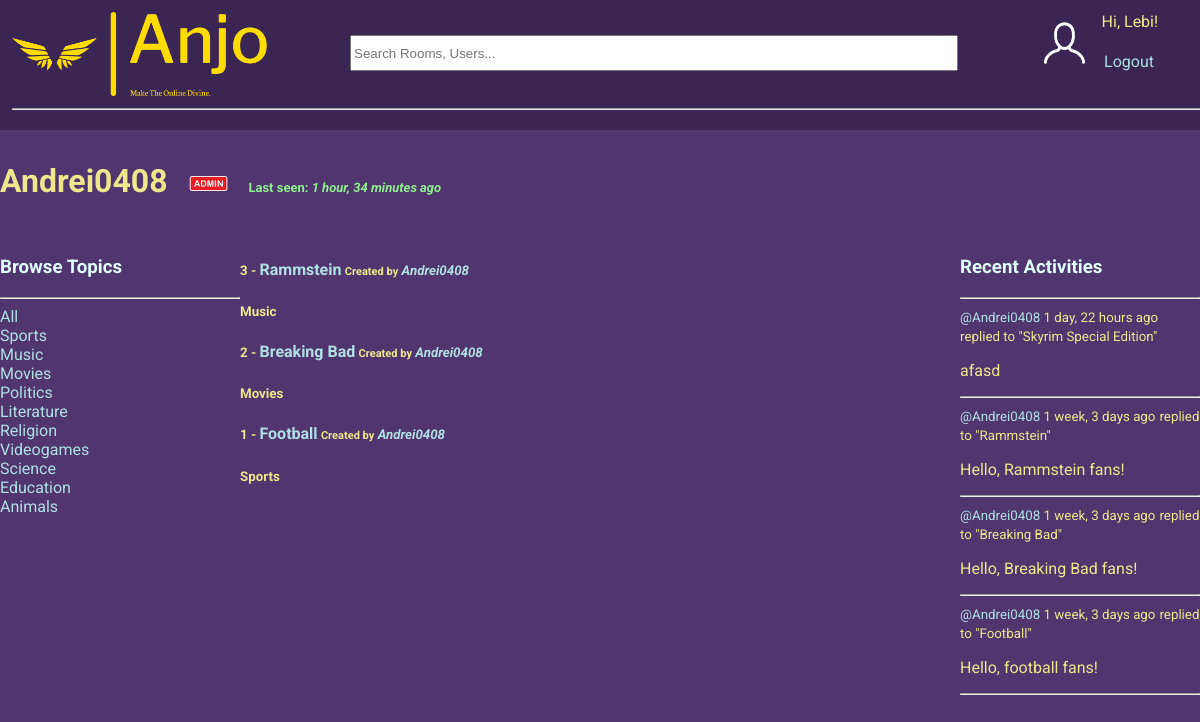
The page /profile/1/ (signed in) on the database its author committed.
### base/models.py (models this page shows, shortened)
class Topic(models.Model):
    name = models.CharField(max_length=200, unique=True)

class Room(models.Model):
    host = models.ForeignKey(User, on_delete=models.SET_NULL, null=True)
    topic = models.ForeignKey(Topic, on_delete=models.SET_NULL, null=True)
    name = models.CharField(max_length=200)
    description = models.TextField(null=True, blank=True)
    participants = models.ManyToManyField(User, related_name='participants', blank=True) # the users currently active in the room
    updated = models.DateTimeField(auto_now=True)
    created = models.DateTimeField(auto_now_add=True)
    class Meta:
        ordering = ['-updated', '-created'] # newest updated item should come first
    def __str__(self):
        return str(self.name)

class Message(models.Model):
    user = models.ForeignKey(User, on_delete=models.CASCADE) # on delete -> CASCADE = delete all children
    room = models.ForeignKey(Room, on_delete=models.CASCADE)
    body = models.TextField()
    updated = models.DateTimeField(auto_now=True)
    created = models.DateTimeField(auto_now_add=True)
    class Meta:
        ordering = ['-updated', '-created'] # newest updated item should come first
    def __str__(self):
        return self.body[0:50]

### base/views.py (the view)
# urls.py: path('profile/<str:pk>/', views.userProfile, name="user-profile"),
def userProfile(request, pk):
    user = User.objects.get(id=pk)
    rooms = user.room_set.all()
    room_messages = user.message_set.all()
    topics = Topic.objects.all()
    context = {'user': user, 'rooms': rooms, 'room_messages': room_messages, 'topics': topics}
    return render(request, 'base/profile.html', context)

### base/templates/base/profile.html (shortened to what this page needs)
{% extends 'main.html' %}
{% load static %}
{% block content %}
<h1>
    <div>
        {{user.username}}
        {% if user.is_superuser %}
            <img src="{% static 'images\admin-icon.png' %}" id="image-admin-icon">
        {% endif %}
        <small style="color: lightgreen; font-size: 13px;">Last seen: <i>{{user.last_login|timesince}} ago</i></small>
        </div>
</h1>
<div class="profile-container">
    <div>
        {% include 'base/topics_component.html' %}
    </div>
    <div>
        {% include 'base/feed_component.html' %}
    </div>
    <div>
        {% include 'base/activity_component.html' %}
    </div>
</div>
{% endblock content %}

### templates/navbar.html
{% load static %}
<nav>
    <div class="container-fluid">
        <div class="row" id="topnav">
            <ul>
                <li>
                    <a href="/"><img id="logo" src="{% static 'images\logo-no-background.png' %}" alt=""></a>
                </li>
                <li>
                    <form method="GET" action="{% url 'home' %}">
                        <input id="searchbar" type="text" name="q" placeholder="Search Rooms, Users..." />
                    </form>
                </li>
                {% if request.user.is_authenticated %}
                <li style="float: right;">
                    Hi, {{ request.user.username }}!
                    <a  style="position: relative; top: 40px; right: 58px;" href="{% url 'logout' %}" style="float: right; padding-right: 20px;" >Logout</a>
                </li>
                <li style="float: right;">
                    <form action="{% url 'user-profile' user.id %}">
                        <input type="image" class="input-image" id="input-image-user-profile" src="{% static 'images\user-profile.png' %}">
                    </form>
                </li>
                {% else %}
                <li style="float: right;">
                    You are not logged in!
                    <a style="position: relative; top: 35px; right: 156px;" href="{% url 'login' %}">Login</a>
                </li>
                {% endif %}
                <hr>
            </ul>
        </div>
    </div>
</nav>

### base/templates/base/topics_component.html (shortened to what this page needs)
<h3>Browse Topics</h3>
        <hr>
        <div>
            <a href="{% url 'home' %}">All</a>
        </div>
        {% for topic in topics %}
            <div>
                <a href="{% url 'home' %}?q={{topic.name}}">{{topic.name}}</a>
            </div>
        {% endfor %}
        <br>

### base/templates/base/feed_component.html (shortened to what this page needs)
<div>
    {% for room in rooms %}
        <div class="feed-container">
            <h5>
                <div>
                    {{room.id}} - <a style="font-size: 16px;" href="{% url 'room' room.id %}">{{room.name}}</a>
                    <span>
                        <small>Created by</small> <i><a href="{% url 'user-profile' room.host.id %}">{{room.host.username}}</a></i>
                    </span>
                </div>
            </h5>
            <small><b>{{room.topic.name}}</b></small>
        </div>
    {% endfor %}
</div>

### base/templates/base/activity_component.html (shortened to what this page needs)
<h3>Recent Activities</h3>
        <hr>
        {% for message in room_messages %}
            <div>
                <small><a href="{% url 'user-profile' message.user.id %}">@{{message.user}}</a> {{message.created|timesince}} ago</small>
                <small>replied to "{{message.room}}"</small>
                <p>{{message}}</p>
                <hr>
            </div>
        {% endfor %}

### static/css/main.css (style rules this page uses)
:root { font-family: 'Roboto','Franklin Gothic Medium', 'Arial Narrow', Arial, sans-serif; }
body { background-color: rgb(81, 53, 110); color: khaki; margin: 0; width: 100vw; height: 100vh; max-width: 100%; overflow-x: hidden; }
form { display: inline; }
#input-image-user-profile { width: 75px; height: auto; margin-top: 5px; vertical-align: middle; float: inline-end; }
#image-admin-icon { width: 65px; height: auto; vertical-align: middle; }
ul li { display: inline-block; }
h3 { color: lightcyan; }
#topnav ul { list-style-type: none; margin: 0; margin-left: auto; background-color: rgba(6, 3, 21, 0.297); padding: 1%; display:inline-block; width: 100%; }
#logo { width: 255px; height: auto; }
#searchbar { width: 600px; height: 30px; position: absolute; top: 35px; left: 350px; }
a { text-decoration: none; }
a:link { color: powderblue; }

### base/templates/base/profile.html (style rules this page uses)
.profile-container { display: grid; grid-template-columns: 1fr 3fr 1fr; }

### rows shown on the page
Topic: name "Sports"
Topic: name "Music"
Topic: name "Movies"
Topic: name "Politics"
Topic: name "Literature"
Topic: name "Religion"
Topic: name "Videogames"
Topic: name "Science"
Topic: name "Education"
Topic: name "Animals"
Room: id "3", name "Rammstein", host.username "Andrei0408", topic.name "Music"
Room: id "2", name "Breaking Bad", host.username "Andrei0408", topic.name "Movies"
Room: id "1", name "Football", host.username "Andrei0408", topic.name "Sports"
Message: user "Andrei0408", created "1 day, 22 hours", room "Skyrim Special Edition", body "afasd"
Message: user "Andrei0408", created "1 week, 3 days", room "Rammstein", body "Hello, Rammstein fans!"
Message: user "Andrei0408", created "1 week, 3 days", room "Breaking Bad", body "Hello, Breaking Bad fans!"
Message: user "Andrei0408", created "1 week, 3 days", room "Football", body "Hello, football fans!"

### other values the page prints
{{ request.user.username }} "Lebi"
{{ user.username }} "Andrei0408"
{{ user.last_login|timesince }} "1 hour, 34 minutes"
